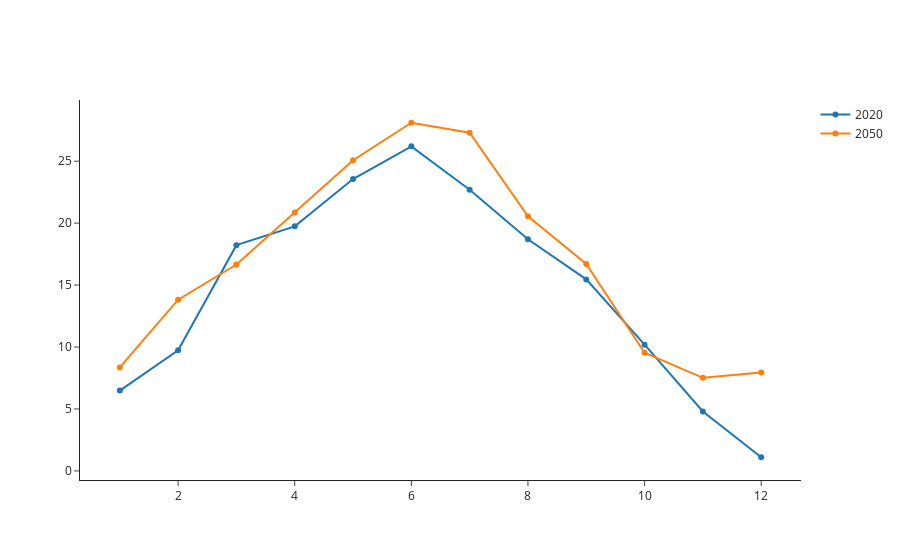

The cell this chart's notebook holds for it:
### Code cell
fig = go.Figure()

variable_name = 'tasmax'

baseline_start    = datetime.datetime(year = 2020, month = 1, day = 1, hour = 00, minute = 00, second = 00)
baseline_end      = datetime.datetime(year = 2021, month = 1, day = 1, hour = 00, minute = 00, second = 00)
mask = (model_list[0].df_monthly.index >= baseline_start) & (model_list[0].df_monthly.index < baseline_end)
fig.add_trace(go.Scatter(
    x = [*range(1,13)],
    y = model_list[0].df_monthly[mask][variable_name],
    name = '2020'
))

comparison_start    = datetime.datetime(year = 2050, month = 1, day = 1, hour = 00, minute = 00, second = 00)
comparison_end      = datetime.datetime(year = 2051, month = 1, day = 1, hour = 00, minute = 00, second = 00)
mask = (model_list[0].df_monthly.index >= comparison_start) & (model_list[0].df_monthly.index < comparison_end)
fig.add_trace(go.Scatter(
    x = [*range(1,13)],
    y = model_list[0].df_monthly[mask][variable_name],
    name = '2050'
))

fig.update_layout(template = 'simple_white')
fig.show()

### Figure 1 — Plotly figure (JSON) as saved in the notebook; plotly's stock layout.template omitted (floating-point values rounded to 4 significant figures)
{"data": [{"name": "2020", "type": "scatter", "x": [1, 2, 3, 4, 5, 6, 7, 8, 9, 10, 11, 12], "y": [6.482, 9.734, 18.22, 19.74, 23.56, 26.2, 22.7, 18.7, 15.46, 10.19, 4.794, 1.102]}, {"name": "2050", "type": "scatter", "x": [1, 2, 3, 4, 5, 6, 7, 8, 9, 10, 11, 12], "y": [8.35, 13.82, 16.66, 20.87, 25.07, 28.1, 27.3, 20.55, 16.7, 9.539, 7.515, 7.943]}], "layout": {}}
